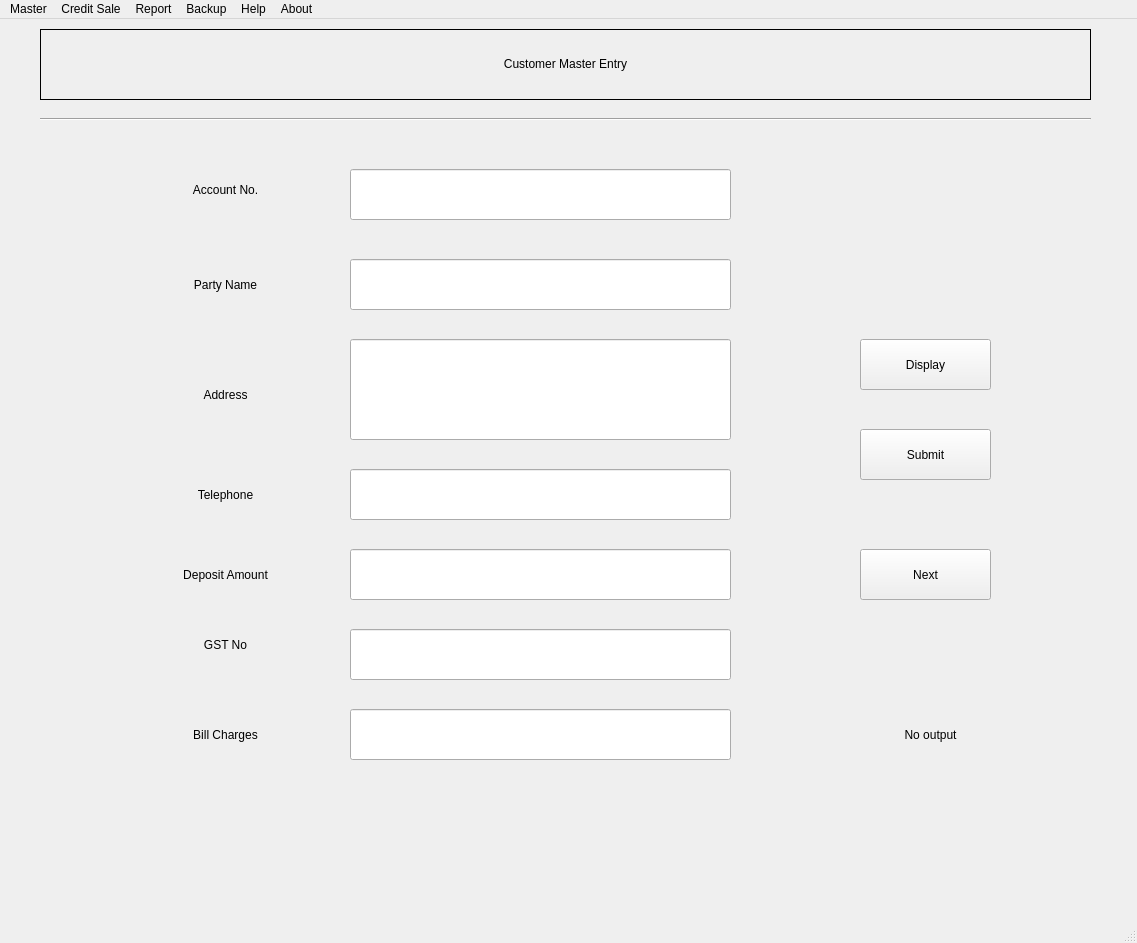
<?xml version="1.0" encoding="UTF-8"?>
<ui version="4.0">
 <class>MainWindow</class>
 <widget class="QMainWindow" name="MainWindow">
  <property name="geometry">
   <rect>
    <x>0</x>
    <y>0</y>
    <width>1137</width>
    <height>943</height>
   </rect>
  </property>
  <property name="windowTitle">
   <string>MainWindow</string>
  </property>
  <widget class="QWidget" name="centralwidget">
   <widget class="QLabel" name="label">
    <property name="geometry">
     <rect>
      <x>160</x>
      <y>150</y>
      <width>131</width>
      <height>41</height>
     </rect>
    </property>
    <property name="layoutDirection">
     <enum>Qt::LeftToRight</enum>
    </property>
    <property name="text">
     <string>Account No.</string>
    </property>
    <property name="textFormat">
     <enum>Qt::AutoText</enum>
    </property>
    <property name="alignment">
     <set>Qt::AlignCenter</set>
    </property>
    <property name="wordWrap">
     <bool>false</bool>
    </property>
   </widget>
   <widget class="QLineEdit" name="account_no">
    <property name="geometry">
     <rect>
      <x>350</x>
      <y>150</y>
      <width>381</width>
      <height>51</height>
     </rect>
    </property>
   </widget>
   <widget class="QLabel" name="label_2">
    <property name="geometry">
     <rect>
      <x>160</x>
      <y>250</y>
      <width>131</width>
      <height>31</height>
     </rect>
    </property>
    <property name="text">
     <string>Party Name</string>
    </property>
    <property name="alignment">
     <set>Qt::AlignCenter</set>
    </property>
   </widget>
   <widget class="QLineEdit" name="party_name">
    <property name="geometry">
     <rect>
      <x>350</x>
      <y>240</y>
      <width>381</width>
      <height>51</height>
     </rect>
    </property>
   </widget>
   <widget class="QLabel" name="label_3">
    <property name="geometry">
     <rect>
      <x>160</x>
      <y>360</y>
      <width>131</width>
      <height>31</height>
     </rect>
    </property>
    <property name="text">
     <string>Address</string>
    </property>
    <property name="alignment">
     <set>Qt::AlignCenter</set>
    </property>
   </widget>
   <widget class="QLineEdit" name="address">
    <property name="geometry">
     <rect>
      <x>350</x>
      <y>320</y>
      <width>381</width>
      <height>101</height>
     </rect>
    </property>
   </widget>
   <widget class="QLabel" name="label_4">
    <property name="geometry">
     <rect>
      <x>160</x>
      <y>460</y>
      <width>131</width>
      <height>31</height>
     </rect>
    </property>
    <property name="text">
     <string>Telephone</string>
    </property>
    <property name="alignment">
     <set>Qt::AlignCenter</set>
    </property>
   </widget>
   <widget class="QLineEdit" name="telephone">
    <property name="geometry">
     <rect>
      <x>350</x>
      <y>450</y>
      <width>381</width>
      <height>51</height>
     </rect>
    </property>
   </widget>
   <widget class="QLabel" name="label_5">
    <property name="geometry">
     <rect>
      <x>160</x>
      <y>540</y>
      <width>131</width>
      <height>31</height>
     </rect>
    </property>
    <property name="text">
     <string>Deposit Amount</string>
    </property>
    <property name="alignment">
     <set>Qt::AlignCenter</set>
    </property>
   </widget>
   <widget class="QLineEdit" name="deposit_no">
    <property name="geometry">
     <rect>
      <x>350</x>
      <y>530</y>
      <width>381</width>
      <height>51</height>
     </rect>
    </property>
   </widget>
   <widget class="QLabel" name="label_6">
    <property name="geometry">
     <rect>
      <x>160</x>
      <y>610</y>
      <width>131</width>
      <height>31</height>
     </rect>
    </property>
    <property name="text">
     <string>GST No</string>
    </property>
    <property name="alignment">
     <set>Qt::AlignCenter</set>
    </property>
   </widget>
   <widget class="QLabel" name="label_7">
    <property name="geometry">
     <rect>
      <x>160</x>
      <y>700</y>
      <width>131</width>
      <height>31</height>
     </rect>
    </property>
    <property name="text">
     <string>Bill Charges</string>
    </property>
    <property name="alignment">
     <set>Qt::AlignCenter</set>
    </property>
   </widget>
   <widget class="QLineEdit" name="gst_no">
    <property name="geometry">
     <rect>
      <x>350</x>
      <y>610</y>
      <width>381</width>
      <height>51</height>
     </rect>
    </property>
   </widget>
   <widget class="QLineEdit" name="bill_charges">
    <property name="geometry">
     <rect>
      <x>350</x>
      <y>690</y>
      <width>381</width>
      <height>51</height>
     </rect>
    </property>
    <property name="text">
     <string/>
    </property>
   </widget>
   <widget class="QLabel" name="title_label">
    <property name="geometry">
     <rect>
      <x>40</x>
      <y>10</y>
      <width>1051</width>
      <height>71</height>
     </rect>
    </property>
    <property name="autoFillBackground">
     <bool>false</bool>
    </property>
    <property name="frameShape">
     <enum>QFrame::Box</enum>
    </property>
    <property name="text">
     <string>Customer Master Entry</string>
    </property>
    <property name="textFormat">
     <enum>Qt::RichText</enum>
    </property>
    <property name="alignment">
     <set>Qt::AlignCenter</set>
    </property>
   </widget>
   <widget class="Line" name="line">
    <property name="geometry">
     <rect>
      <x>40</x>
      <y>90</y>
      <width>1051</width>
      <height>20</height>
     </rect>
    </property>
    <property name="orientation">
     <enum>Qt::Horizontal</enum>
    </property>
   </widget>
   <widget class="QPushButton" name="display">
    <property name="geometry">
     <rect>
      <x>860</x>
      <y>320</y>
      <width>131</width>
      <height>51</height>
     </rect>
    </property>
    <property name="text">
     <string>Display</string>
    </property>
   </widget>
   <widget class="QPushButton" name="submit">
    <property name="geometry">
     <rect>
      <x>860</x>
      <y>410</y>
      <width>131</width>
      <height>51</height>
     </rect>
    </property>
    <property name="text">
     <string>Submit</string>
    </property>
   </widget>
   <widget class="QLabel" name="label_8">
    <property name="geometry">
     <rect>
      <x>820</x>
      <y>690</y>
      <width>221</width>
      <height>51</height>
     </rect>
    </property>
    <property name="text">
     <string>No output</string>
    </property>
    <property name="alignment">
     <set>Qt::AlignCenter</set>
    </property>
   </widget>
   <widget class="QPushButton" name="next">
    <property name="geometry">
     <rect>
      <x>860</x>
      <y>530</y>
      <width>131</width>
      <height>51</height>
     </rect>
    </property>
    <property name="text">
     <string>Next</string>
    </property>
   </widget>
  </widget>
  <widget class="QMenuBar" name="menubar">
   <property name="geometry">
    <rect>
     <x>0</x>
     <y>0</y>
     <width>1137</width>
     <height>26</height>
    </rect>
   </property>
   <widget class="QMenu" name="menuMaster">
    <property name="title">
     <string>Master</string>
    </property>
    <addaction name="actionCustomer_Master"/>
    <addaction name="separator"/>
    <addaction name="actionBranch_Master"/>
    <addaction name="separator"/>
    <addaction name="actionItem_Master"/>
   </widget>
   <widget class="QMenu" name="menuCredit_Sale">
    <property name="title">
     <string>Credit Sale</string>
    </property>
   </widget>
   <widget class="QMenu" name="menuReport">
    <property name="title">
     <string>Report</string>
    </property>
    <addaction name="actionBill_Report"/>
    <addaction name="actionDaily_Credit_Sale_Report"/>
    <addaction name="actionCustomer_Deposit_Report"/>
    <addaction name="actionCustomerwise_Car_Bill_Report"/>
    <addaction name="actionCustomerwise_Car_Summary"/>
    <addaction name="actionCustomerwise_Summary_Report"/>
    <addaction name="actionItem_wise_Summary_Report"/>
   </widget>
   <widget class="QMenu" name="menuBackup">
    <property name="title">
     <string>Backup</string>
    </property>
   </widget>
   <widget class="QMenu" name="menuHelp">
    <property name="title">
     <string>Help</string>
    </property>
   </widget>
   <widget class="QMenu" name="menuAbout">
    <property name="title">
     <string>About</string>
    </property>
   </widget>
   <addaction name="menuMaster"/>
   <addaction name="menuCredit_Sale"/>
   <addaction name="menuReport"/>
   <addaction name="menuBackup"/>
   <addaction name="menuHelp"/>
   <addaction name="menuAbout"/>
  </widget>
  <widget class="QStatusBar" name="statusbar"/>
  <action name="actionCustomer_Master">
   <property name="text">
    <string>Customer Master</string>
   </property>
  </action>
  <action name="actionBranch_Master">
   <property name="text">
    <string>Branch Master</string>
   </property>
  </action>
  <action name="actionItem_Master">
   <property name="text">
    <string>Item Master</string>
   </property>
  </action>
  <action name="actionBill_Report">
   <property name="text">
    <string>Bill Report</string>
   </property>
  </action>
  <action name="actionDaily_Credit_Sale_Report">
   <property name="text">
    <string>Daily Credit Sale Report</string>
   </property>
  </action>
  <action name="actionCustomer_Deposit_Report">
   <property name="text">
    <string>Customer Deposit Report</string>
   </property>
  </action>
  <action name="actionCustomerwise_Car_Bill_Report">
   <property name="text">
    <string>Customerwise Car Bill Report</string>
   </property>
  </action>
  <action name="actionCustomerwise_Car_Summary">
   <property name="text">
    <string>Customerwise Car Summary Report</string>
   </property>
  </action>
  <action name="actionCustomerwise_Summary_Report">
   <property name="text">
    <string>Customerwise Summary Bill Report</string>
   </property>
  </action>
  <action name="actionItem_wise_Summary_Report">
   <property name="text">
    <string>Item-wise Summary Report</string>
   </property>
  </action>
 </widget>
 <resources/>
 <connections/>
</ui>
